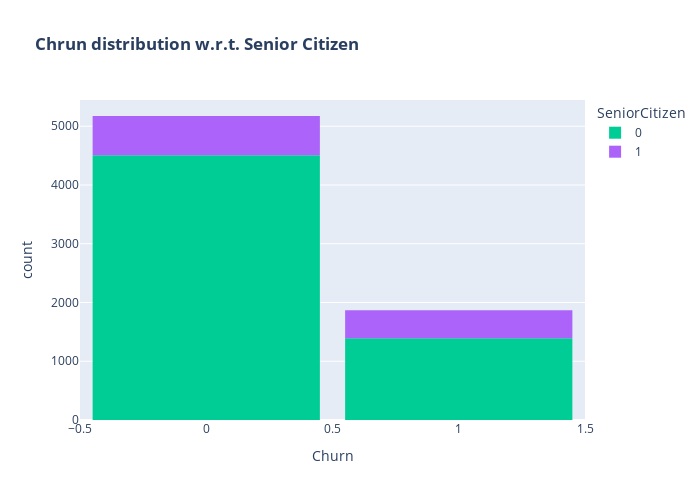

The notebook cell saved with this chart:
### Code cell
color_map = {"Yes": '#00CC96', "No": '#B6E880'}
fig = px.histogram(df, x="Churn", color="SeniorCitizen", title="<b>Chrun distribution w.r.t. Senior Citizen</b>", color_discrete_map=color_map)
fig.update_layout(width=700, height=500, bargap=0.1)
fig.show()

### Figure 1 — Plotly figure (JSON) as saved in the notebook; plotly's stock layout.template omitted (floating-point values rounded to 4 significant figures; data arrays with more than 128 entries replaced by an {"elided": "..."} marker saying what was removed)
{"data": [{"alignmentgroup": "True", "bingroup": "x", "hovertemplate": "SeniorCitizen=0<br>Churn=%{x}<br>count=%{y}<extra></extra>", "legendgroup": "0", "marker": {"color": "#00cc96", "pattern": {"shape": ""}}, "name": "0", "offsetgroup": "0", "orientation": "v", "showlegend": true, "type": "histogram", "x": {"elided": "5901 int values"}, "xaxis": "x", "yaxis": "y"}, {"alignmentgroup": "True", "bingroup": "x", "hovertemplate": "SeniorCitizen=1<br>Churn=%{x}<br>count=%{y}<extra></extra>", "legendgroup": "1", "marker": {"color": "#ab63fa", "pattern": {"shape": ""}}, "name": "1", "offsetgroup": "1", "orientation": "v", "showlegend": true, "type": "histogram", "x": {"elided": "1142 int values"}, "xaxis": "x", "yaxis": "y"}], "layout": {"bargap": 0.1, "barmode": "relative", "height": 500, "legend": {"title": {"text": "SeniorCitizen"}, "tracegroupgap": 0}, "title": {"text": "<b>Chrun distribution w.r.t. Senior Citizen</b>"}, "width": 700, "xaxis": {"anchor": "y", "autorange": true, "domain": [0, 1], "range": [-0.5, 1.5], "title": {"text": "Churn"}, "type": "linear"}, "yaxis": {"anchor": "x", "autorange": true, "domain": [0, 1], "range": [0, 5446.0], "title": {"text": "count"}}}}
